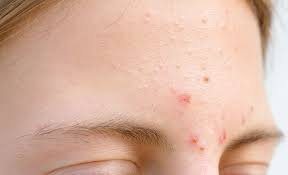
#> input picture images/images/face.jpg, 288 x 175 px, found by its file name
$ python DongAnh.py
#> lines starting #> are read from the running program, lines starting #| are printed output that depends on the picture
import cv2
import numpy as np
import matplotlib.pyplot as plt

def closing_image(image_path, kernel_size=(5, 5)):
    # Read the grayscale image
#> called with image_path = 'images/face.jpg', kernel_size = (5, 5)
    image = cv2.imread(image_path, cv2.IMREAD_GRAYSCALE)
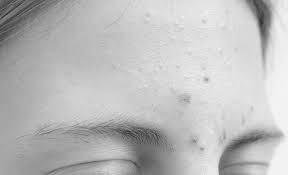
#> image: shape (175, 288); min 40, max 247, mean 188.1

    # Check if the image is valid
    if image is None:
        print("Unable to read the image.")
        return

    # Create a kernel for closing
    kernel = np.ones(kernel_size, np.uint8)

    # Perform closing
    closed_image = cv2.morphologyEx(image, cv2.MORPH_CLOSE, kernel)
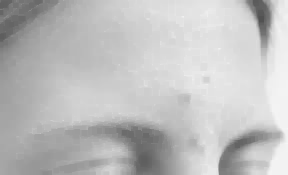
#> closed_image: shape (175, 288); min 82, max 247, mean 190.6

    # Display the results
    plt.figure(figsize=(10, 4))

    plt.subplot(1, 2, 1)
    plt.imshow(image, cmap='gray')
    plt.title('Original Image')

    plt.subplot(1, 2, 2)
    plt.imshow(closed_image, cmap='gray')
    plt.title('Closed Image')

    plt.show()
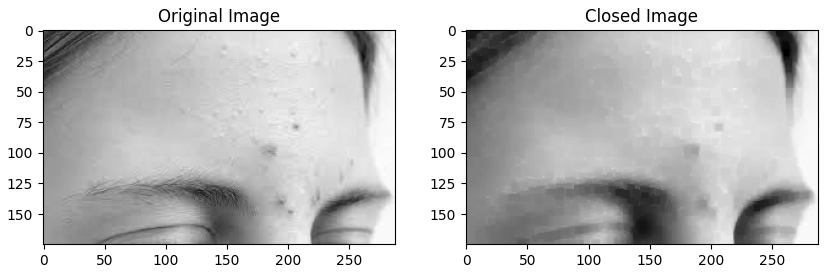
#> figure drawn by matplotlib, 2 panels

# Example usage
image_path = 'images/face.jpg'  # Change the path to your actual image
closing_image(image_path)

$ run again, with images/images/baby.jpg copied over images/images/face.jpg
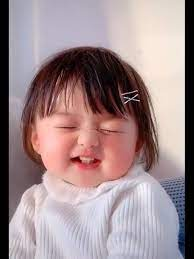
#> input picture images/images/baby.jpg, 194 x 259 px, found by its file name
#> in closing_image, `closed_image = cv2.morphologyEx(image, cv2.MORPH_CLOSE, kernel)`:
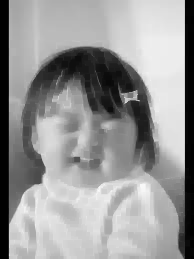
#> closed_image: shape (259, 194); min 1, max 250, mean 150.5
#> in closing_image, `plt.show()`:
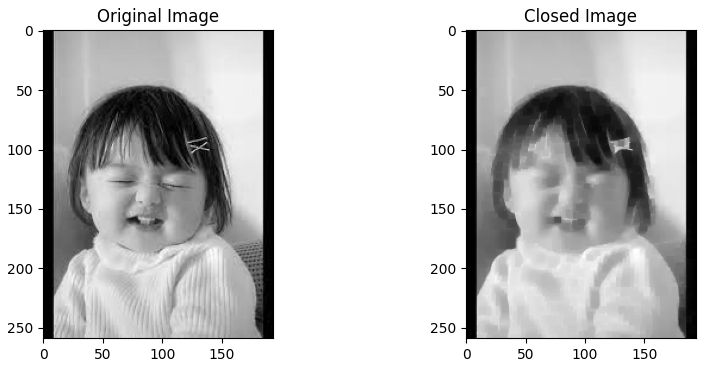
#> figure drawn by matplotlib, 2 panels

$ run again, with images/images/baby2.jpg copied over images/images/face.jpg
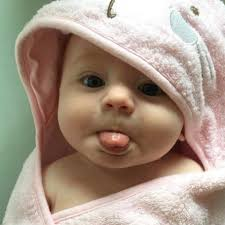
#> input picture images/images/baby2.jpg, 225 x 225 px, found by its file name
#> in closing_image, `closed_image = cv2.morphologyEx(image, cv2.MORPH_CLOSE, kernel)`:
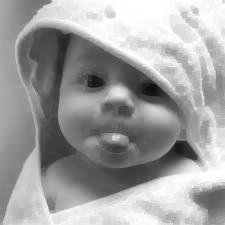
#> closed_image: shape (225, 225); min 17, max 255, mean 160.3
#> in closing_image, `plt.show()`:
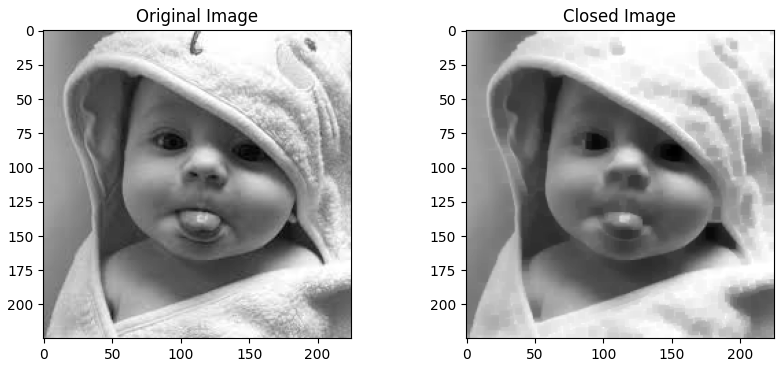
#> figure drawn by matplotlib, 2 panels
